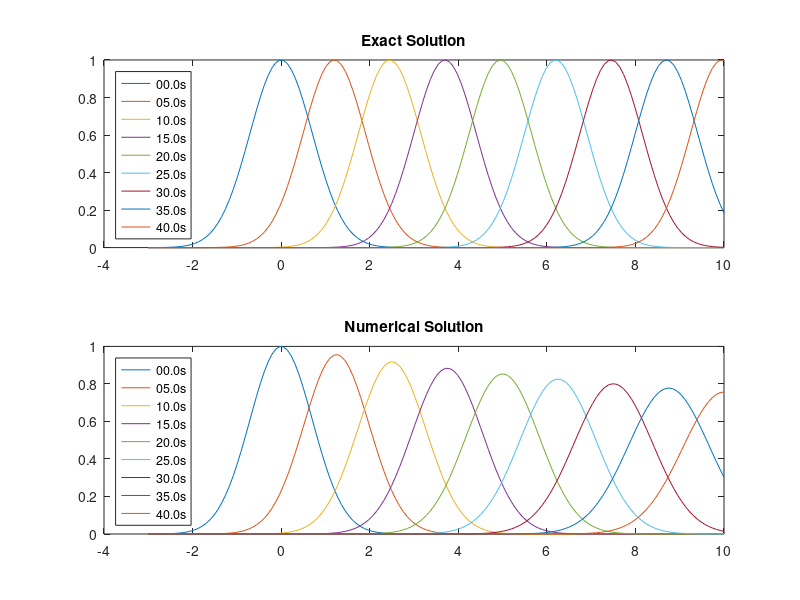

Reproduce this figure in MATLAB.
 clear all; close all;
%% Input Parameters
c        = 0.25; % Speed [m/s]
x_left   = -3; % left side of x coordinate[m]
x_right  = 10; % right side of x coordinate[m]
x_num    = 150; % Number of Lattice points[-]
t        = 0; %simulation time[s]
dt       = 0.2; % Simulation time step[s]
t_max    = 40; % time to finish simulation[s]
num_loop = 0; % Loop counter for simulation[-]
num_out  = 25; % plot ever num_out time step[-]


%% Initial Condition
x = linspace(x_left, x_right, x_num); % x coordinate system[m]
phi_init = exp(-x.^2); % initial distribution of phi


%% Simulation
phi_old = phi_init; % phi for nth time step
phi_new = phi_init; % phi for n+1th time step

% plot
ax_exact = subplot(2,1,1);
ax_num   = subplot(2,1,2);
xlim(ax_exact, [x_left, x_right]);
xlim(ax_num, [x_left, x_right]);
ylim(ax_exact, [-0.1, 1.1]);
ylim(ax_num, [-0.1, 1.1]);
% initial plot
plot(ax_exact, x, phi_init, "DisplayName", [num2str(t,'%04.1f'),'s']);
hold(ax_exact,"on");
plot(ax_num, x, phi_init, "DisplayName", [num2str(t,'%04.1f'),'s']);
hold(ax_num, "on");

while true
    % exact solution
    phi_exact = exp(-(x-c*t).^2);

    % numerical solution
    for i = 2:x_num
        phi_new(i) = phi_old(i) - c*dt*(phi_old(i)-phi_old(i-1))/(x(i)-x(i-1));
    end

    % updata
    phi_old = phi_new;
    num_loop = num_loop + 1;
    t = t + dt;


    if mod(num_loop, num_out) == 0
        disp([num2str(num_loop, '%04d'),'th iteration : ', num2str(t,'%04.2f'), 's'])
        plot(ax_exact, x, phi_exact, "DisplayName", [num2str(t,'%04.1f'),'s']);
        hold(ax_exact,"on");
        plot(ax_num, x, phi_new, "DisplayName", [num2str(t,'%04.1f'),'s']);
        hold(ax_exact,"on");
    end

    % judge time step and output
    if (t > t_max) || ( t== t_max)
        break
    end
end

title(ax_exact, 'Exact Solution');
title(ax_num, 'Numerical Solution');
legend(ax_exact, "Location", 'northwest')
legend(ax_num, "Location", 'northwest')